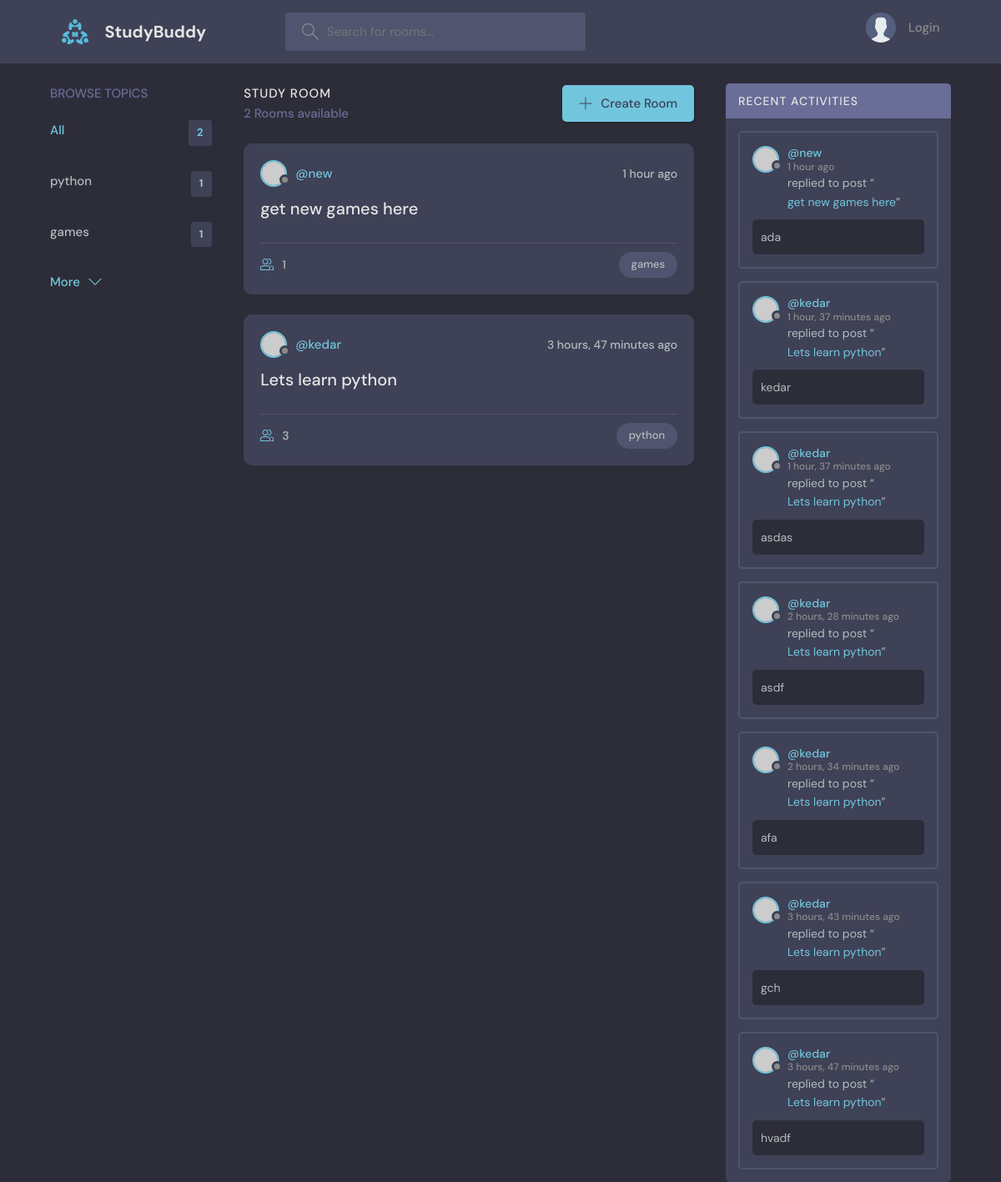
The page / on the database its author committed.
### base/models.py (models this page shows, shortened)
class Topic(models.Model):
    name = models.CharField(max_length=200)

class Room(models.Model):
    host = models.ForeignKey(User,on_delete=models.SET_NULL, null=True)
    topic = models.ForeignKey(Topic,on_delete=models.SET_NULL, null=True)
    name = models.CharField(max_length=200, unique=True)
    description = models.TextField(null=True, blank=True)
    participants = models.ManyToManyField(User, related_name='participants', blank=True)
    requesters = models.ManyToManyField(User, related_name='requesters', blank=True)
    updated = models.DateTimeField(auto_now=True)
    created = models.DateTimeField(auto_now_add=True)
    class Meta:
        ordering = ['-updated', '-created']
    def __str__(self):
        return self.name

class Message(models.Model):
    user = models.ForeignKey(User, on_delete=models.CASCADE)
    room = models.ForeignKey(Room,on_delete=models.CASCADE)
    body = models.TextField()
    updated = models.DateTimeField(auto_now=True)
    created = models.DateTimeField(auto_now_add=True)
    class Meta:
        ordering = ['-updated', '-created']

### base/views.py (the view)
# urls.py: path('', views.home, name="home"),
def home(request):
    q = request.GET.get('q') if request.GET.get('q') != None else ''
    rooms = Room.objects.filter(
        Q(topic__name__icontains=q) |
        Q(name__icontains=q) |
        Q(description__icontains=q)
        )
    topics = Topic.objects.all()
    room_count = rooms.count()
    room_messages = Message.objects.filter(Q(room__topic__name__icontains=q))
    context = {'rooms': rooms, 'topics': topics, 'room_count': room_count,
                'room_messages': room_messages}
    return render(request, 'base/home.html',context)

### base/templates/base/home.html (shortened to what this page needs)
{% extends 'main.html' %}
{% block content %}
<main class="layout layout--3">
  <div class="container">
    {% include 'base/topics_component.html' %}
    <div class="roomList">
      <div class="roomList__header">
        <div>
          <h2>Study Room</h2>
          <p>{{room_count}} Rooms available</p>
        </div>
        <a class="btn btn--main" href="{% url 'create-room' %}">
          <svg version="1.1" xmlns="http://www.w3.org/2000/svg" width="32" height="32" viewBox="0 0 32 32">
            <title>add</title>
            <path
              d="M16.943 0.943h-1.885v14.115h-14.115v1.885h14.115v14.115h1.885v-14.115h14.115v-1.885h-14.115v-14.115z">
            </path>
          </svg>
          Create Room
        </a>
      </div>
      {% include 'base/feed_component.html' %}
    </div>
    {% include 'base/activity_component.html' %}
  </div>
</main>
{% endblock content %}

### base/templates/base/topics_component.html
<div class="topics">
  <div class="topics__header">
    <h2>Browse Topics</h2>
  </div>
  <ul class="topics__list">
    <li>
      <a href="{% url 'home' %}" class="active">All <span>{{ topics.count }}</span></a>
    </li>
    {% for topic in topics %}
    <li>
      <a href="{% url 'home' %}?q={{topic.name}}">{{topic.name}} <span>{{ topic.room_set.all.count }}</span></a>
    </li>
    {% endfor %}
  </ul>
  <a class="btn btn--link" href="topics.html">
    More
    <svg version="1.1" xmlns="http://www.w3.org/2000/svg" width="32" height="32" viewBox="0 0 32 32">
      <title>chevron-down</title>
      <path d="M16 21l-13-13h-3l16 16 16-16h-3l-13 13z"></path>
    </svg>
  </a>
</div>

### base/templates/base/feed_component.html (shortened to what this page needs)
{% for room in rooms %}
<div class="roomListRoom">
  <div class="roomListRoom__header">
    <a href="{% url 'user-profile' room.host.id %}" class="roomListRoom__author">
      <div class="avatar avatar--small">
        <img src="https://randomuser.me/api/portraits/women/11.jpg" />
      </div>
      <span>@{{room.host.username}}</span>
    </a>
    <div class="roomListRoom__actions">
      <span>{{room.created|timesince}} ago</span>
    </div>
  </div>
  <div class="roomListRoom__content">
    <a href="{% url 'room' room.id %}">{{room.name}}</a>
  </div>
  <div class="roomListRoom__meta">
    <a href="{% url 'room' room.id %}" class="roomListRoom__joined">
      {{room.participants.all.count}}
    </a>
    <p class="roomListRoom__topic">{{ room.topic.name }}</p>
  </div>
</div>
{% endfor %}

### base/templates/base/activity_component.html (shortened to what this page needs)
<div class="activities">
  <div class="activities__header">
    <h2>Recent Activities</h2>
  </div>
  {% for message in room_messages %}
  <div class="activities__box">
    <div class="activities__boxHeader roomListRoom__header">
      <a href="{% url 'user-profile' message.user.id %}" class="roomListRoom__author">
        <div class="avatar avatar--small">
          <img src="https://randomuser.me/api/portraits/women/11.jpg" />
        </div>
        <p>
          @{{ message.user }}
          <span>{{ message.created|timesince }} ago</span>
        </p>
      </a>
    </div>
    <div class="activities__boxContent">
      <p>replied to post “<a href="{% url 'room' message.room.id %}">{{message.room}}</a>”</p>
      <div class="activities__boxRoomContent">
        {{message.body}}
      </div>
    </div>
  </div>
  {% endfor %}
</div>

### rows shown on the page
Topic: name "python", room_set.all.count "1"
Topic: name "games", room_set.all.count "1"
Room: host.username "new", created "1 hour", name "get new games here", participants.all.count "1", topic.name "games"
Room: host.username "kedar", created "3 hours, 47 minutes", name "Lets learn python", participants.all.count "3", topic.name "python"
Message: user "new", created "1 hour", room "get new games here", body "ada"
Message: user "kedar", created "1 hour, 37 minutes", room "Lets learn python", body "kedar"
Message: user "kedar", created "1 hour, 37 minutes", room "Lets learn python", body "asdas"
Message: user "kedar", created "2 hours, 28 minutes", room "Lets learn python", body "asdf"
Message: user "kedar", created "2 hours, 34 minutes", room "Lets learn python", body "afa"
Message: user "kedar", created "3 hours, 43 minutes", room "Lets learn python", body "gch"
Message: user "kedar", created "3 hours, 47 minutes", room "Lets learn python", body "hvadf"

### other values the page prints
{{ topics.count }} "2"
{{ room_count }} "2"
